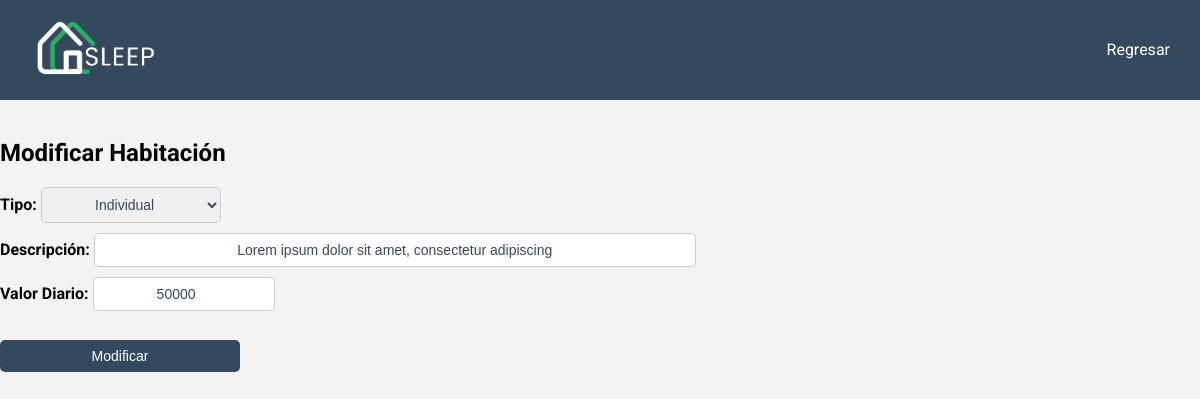
The page /pages/modificar_habitacion.php?numero=1 on the database its author committed.
### tables this page shows
CREATE TABLE `habitaciones` (
  `numero` int(11) NOT NULL,
  `tipo` varchar(15) NOT NULL,
  `estado` tinyint(1) NOT NULL,
  `descripcion` varchar(50) NOT NULL,
  `valor_diario` decimal(10,0) NOT NULL
);

### pages/modificar_habitacion.php (the view, shortened to what this page needs)
<?php
include '../conections/conection.php';
if (isset($_GET['numero'])) {
    $numeroHabitacion = $_GET['numero'];
    $sql = "SELECT * FROM habitaciones WHERE numero = '$numeroHabitacion'";
    $result = $conn->query($sql);
    if ($result->num_rows == 1) {
        $row = $result->fetch_assoc();
        $tipo = $row['tipo'];
        $descripcion = $row['descripcion'];
        $valor_diario = $row['valor_diario'];
    } else {
        echo "Habitación no encontrada.";
        exit();
    }
} else {
    echo "Número de habitación no proporcionado.";
    exit();
}
?>
<!DOCTYPE html>
<html lang="en">
<head>
    <link rel="stylesheet" href="../assets/css/modificar_habitacion.css">
</head>
<body>
    <header>
        <div id="logo">
            <img src="../assets/img/logoclaro.png" alt="Logo del Hotel" width="135px" height="70px">
        </div>
        <nav>
            <ul class="ul-encabezados">
                <li><a href="panel_gestor.php">Regresar</a></li>
            </ul>
        </nav>
    </header>
    <br>
    <h2>Modificar Habitación</h2>
    <div>
        <form method="post">
            <label for="tipo">Tipo:</label>
            <select id="tipo" name="tipo" required>
                <option value="Individual" <?php if ($tipo === 'Individual') echo 'selected'; ?>>Individual</option>
            </select>
            <br>
            <label for="descripcion">Descripción:</label>
            <input type="text" id="descripcion" name="descripcion" value="<?php echo $descripcion; ?>" required>
            <br>
            <label for="valor_diario">Valor Diario:</label>
            <input type="number" id="valor_diario" name="valor_diario" value="<?php echo $valor_diario; ?>" required>
            <br>
            <br>
            <button type="submit">Modificar</button>
        </form>
    </div>
</body>
</html>

### assets/css/modificar_habitacion.css (style rules this page uses)
body { font-family: 'Roboto', sans-serif; margin: 0; padding: 0; background-color: #f3f3f3; }
header { background-color: #34495e; color: white; padding: 10px; display: flex; justify-content: space-between; align-items: center; }
#logo { margin-left: 20px; }
#logo img { max-width: 100%; height: auto; }
ul.ul-encabezados { list-style-type: none; padding: 0; }
ul.ul-encabezados li { display: inline; margin-right: 20px; }
ul.ul-encabezados a { text-decoration: none; color: white; }
label { font-weight: bold; margin-bottom: 5px; }
input[type="date"], select { padding: 8px 0px 8px 0px; margin-bottom: 10px; border: 1px solid #ccc; border-radius: 5px; font-size: 14px; transition: border-color 0.3s ease-in-out; color: #34495e; width: 10%; }
input[type="text"], select { text-align: center; padding: 8px 0px 8px 0px; margin-bottom: 10px; border: 1px solid #ccc; border-radius: 5px; font-size: 14px; transition: border-color 0.3s ease-in-out; color: #34495e; width: 50%; }
input[type="number"], select { text-align: center; padding: 8px 0px 8px 0px; margin-bottom: 10px; border: 1px solid #ccc; border-radius: 5px; font-size: 14px; transition: border-color 0.3s ease-in-out; color: #34495e; width: 15%; }
button[type="submit"] { background-color: #34495e; color: white; border: none; padding: 8px 0px 8px 0px; border-radius: 5px; cursor: pointer; font-size: 14px; transition: background-color 0.3s ease-in-out; width: 20%; }

### rows shown on the page
habitaciones: tipo "Individual", descripcion "Lorem ipsum dolor sit amet, consectetur adipiscing", valor_diario "50000"
